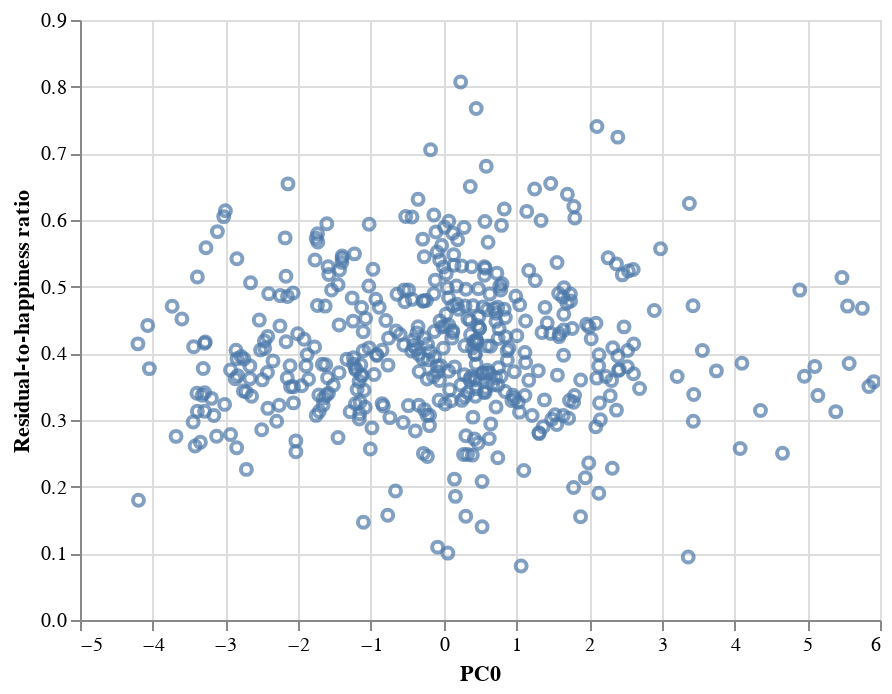

Here is the notebook cell this chart was saved with:
### Code cell
urbanization_residual_ratio.get_pca_chart(1)

### Figure 1 — Vega-Lite specification as saved in the notebook (floating-point values rounded to 4 significant figures; data arrays with more than 128 entries replaced by an {"elided": "..."} marker saying what was removed)
{"config": {"view": {"continuousWidth": 400, "continuousHeight": 300}}, "data": {"name": "data-b6cc6822656e647e5f19035f4986225c"}, "mark": "point", "encoding": {"x": {"field": "PC0", "type": "quantitative"}, "y": {"field": "Residual-to-happiness ratio", "type": "quantitative"}}, "selection": {"selector007": {"type": "interval", "bind": "scales", "encodings": ["x", "y"]}}, "$schema": "https://vega.github.io/schema/vega-lite/v4.17.0.json", "datasets": {"data-b6cc6822656e647e5f19035f4986225c": {"elided": "457 records"}}}
